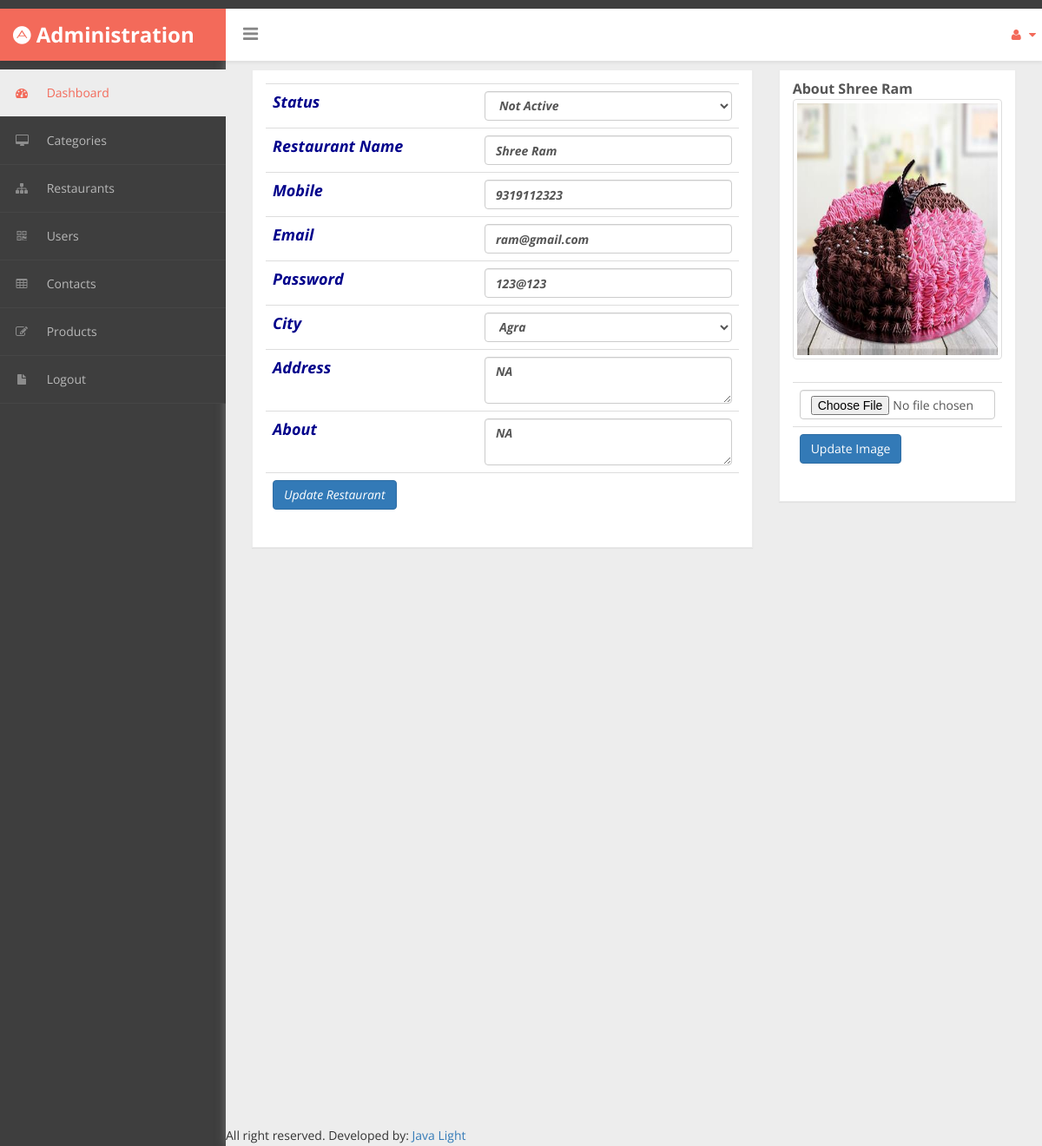
Screenshot of /admin/01ARestaurant_Info.php?rid=3 with the database file from the repository.
### tables this page shows
CREATE TABLE `restaurants` (
  `rid` int(11) NOT NULL auto_increment,
  `r_name` varchar(100) NOT NULL,
  `r_mobile` varchar(100) NOT NULL,
  `r_email` varchar(100) NOT NULL,
  `r_password` varchar(100) NOT NULL,
  `r_pic` varchar(100) NOT NULL default 'default.png',
  `r_city` varchar(100) NOT NULL,
  `r_address` varchar(100) NOT NULL default 'NA',
  `r_about` varchar(100) NOT NULL default 'NA',
  `r_title` varchar(100) NOT NULL default 'NA',
  `status` varchar(100) NOT NULL default 'Not Active',
  PRIMARY KEY  (`r_email`,`r_password`,`r_city`),
  UNIQUE KEY `rid` (`rid`)
);

### admin/01ARestaurant_Info.php (the view, shortened to what this page needs)
<?php
include '../mycon.php';
$rid = $_REQUEST['rid'];
$q="select * from restaurants where rid=$rid";
$re=$con->query($q);
if($r=$re->fetch_assoc())
{
    ?>
<!DOCTYPE html>
<html xmlns="http://www.w3.org/1999/xhtml">
<head>
    <link href="assets/css/bootstrap.css" rel="stylesheet" />
    <link href="assets/css/font-awesome.css" rel="stylesheet" />
    <link href="assets/css/custom-styles.css" rel="stylesheet" />
    <link href="assets/js/dataTables/dataTables.bootstrap.css" rel="stylesheet" />
</head>
<body>
    <div id="wrapper">
        <nav class="navbar navbar-default top-navbar" role="navigation">
            <?php include './01ANav.php'; ?>
        </nav>
        <nav class="navbar-default navbar-side" role="navigation">
            <?php include './01AHeader.php'; ?>
        </nav>
        <div id="page-wrapper" >
            <div id="page-inner">
            <div class="row">
                <div class="col-md-8">
                    <div class="panel panel-default">
                        <div class="panel-body">
                            <div class="table-responsive">
                                <form action="01ARestaurant_Update_Info.php" method="post">
                                    <table class="table"  style="font-weight: bold;font-size: large;font-style: italic;color: darkblue;">
                                        <tr>
                                            <td>Status</td>
                                            <td>
                                                <select name="status" class="form-control">
                                                    <option><?php echo $r['status'];?></option>
                                                </select>
                                            </td>
                                        </tr>
                                        <tr>
                                            <td>Restaurant  Name</td>
                                            <td><input type="text" name="r_name" value="<?php echo $r['r_name'];?>" required="required" class="form-control"/></td>
                                        </tr>
                                        <tr>
                                            <td>Mobile</td>
                                            <td><input type="text" name="r_mobile" value="<?php echo $r['r_mobile'];?>" required="required" class="form-control" maxlength="10"/></td>
                                        </tr>
                                        <tr>
                                            <td>Email</td>
                                            <td><input type="email" name="r_email" value="<?php echo $r['r_email'];?>" required="required" class="form-control"/></td>
                                        </tr>
                                        <tr>
                                            <td>Password</td>
                                            <td><input  type="text" name="r_password" value="<?php echo $r['r_password'];?>" required="required" class="form-control"/></td>
                                        </tr>
                                        <tr>
                                            <td>City</td>
                                            <td>
                                                <select name="r_city" class="form-control">
                                                    <option><?php echo $r['r_city'];?></option>
                                                </select>
                                            </td>
                                        </tr>
                                        <tr>
                                            <td>Address</td>
                                            <td><textarea name="r_address" class="form-control" required="required"><?php echo $r['r_address'];?></textarea></td>
                                        </tr>
                                        <tr>
                                            <td>About</td>
                                            <td><textarea name="r_about" class="form-control" required="required"><?php echo $r['r_about'];?></textarea></td>
                                        </tr>
                                        <tr>
                                            <td colspan="2">
                                                <input type="submit" value="Update Restaurant" class="btn btn-primary"/>
                                            </td>
                                        </tr>
                                    </table>
                                </form>
                            </div>
                        </div>
                    </div>
                </div>
                 <div class="col-md-4">
                    <div class="panel panel-default">
                        <div class="panel-heading">
                             About <?php echo $r['r_name'];?>
                             <img src="pics/resto/<?php echo $r['r_pic'];?>" style="width: 300px;height: 300px;" class="img-rounded img-thumbnail"/>
                        </div>
                        <div class="panel-body">
                            <div class="table-responsive">
                                <form action="01ARestaurant_Update_Pic.php" method="post" enctype="multipart/form-data">
                                    <table class="table">
                                        <tr>
                                            <td><input type="file" name="r_pic" class="form-control" required="required"/>
                                            </td>
                                        </tr>
                                        <tr>
                                            <td><input type="submit" name="pic_update" value="Update Image" class="btn btn-primary"/></td>
                                        </tr>
                                    </table>
                                </form>
                            </div>
                        </div>
                    </div>
                </div>
            </div>
        </div>
               <footer>
               <?php include_once './01AFooter.php'; ?>
               </footer>
    </div>
            </div>
</body>
</html>
<?php
}
else
{
    echo "Sorry Data not found.";
}
?>

### admin/assets/css/custom-styles.css (style rules this page uses)
body { font-family: 'Open Sans', sans-serif; background: #3E3E3E; }
#wrapper { width: 100%; }
#page-wrapper { padding: 15px 15px; min-height: 600px; background: #EDEDED; }
#page-inner { width:100%; margin:10px 20px 10px 0px; background-color:transparent; padding: 15px 30px; min-height:1200px; }
.navbar-side { z-index: 0; }
.panel { border-radius:0px; }
.top-navbar { position: fixed; width: 100%; z-index: 300; -webkit-box-shadow: 0 3px 3px rgba(0, 0, 0, 0.05); -moz-box-shadow: 0 3px 3px rgba(0, 0, 0, 0.05); box-shadow: 0 3px 3px rgba(0, 0, 0, 0.05); }
.navbar-side { z-index: 1; position: fixed; width: 260px; top: 80px; }
#page-wrapper { position: relative; top: 55px; box-shadow: 0 0 10px #757575; -moz-box-shadow: 0 0 10px #757575; -webkit-box-shadow: 0 0 10px #757575; }
.panel-default { border-color: #ECECEC; }
.panel-default > .panel-heading { color: #555; border-color: #FFF; font-weight:bold;background: #FFFFFF; font-size: 16px; text-shadow: none; }
.panel-heading { border-bottom: 1px solid transparent; border-top-left-radius: 3px; border-top-right-radius: 3px; }
.top-navbar { margin:0px; }
.navbar-side { border:none; background: #3E3E3E; }
.top-navbar { background: #FFFFFF; border-bottom:none; }
.navbar-default { border:0px solid black; }
@media (min-width:768px) { #page-wrapper { margin: 0 0 0 260px; padding: 0; min-height: 1200px; } }
@media (min-width:768px) { .navbar-side { width: 260px; z-index: 1; } }
@media (min-width:768px) { .navbar { border-radius: 0px; } }

### rows the page displays
restaurants: status "Not Active", r_name "Shree Ram", r_mobile "9319112323", r_email "ram@gmail.com", r_password "123@123", r_city "Agra", r_address "NA", r_about "NA", r_pic (picture)
